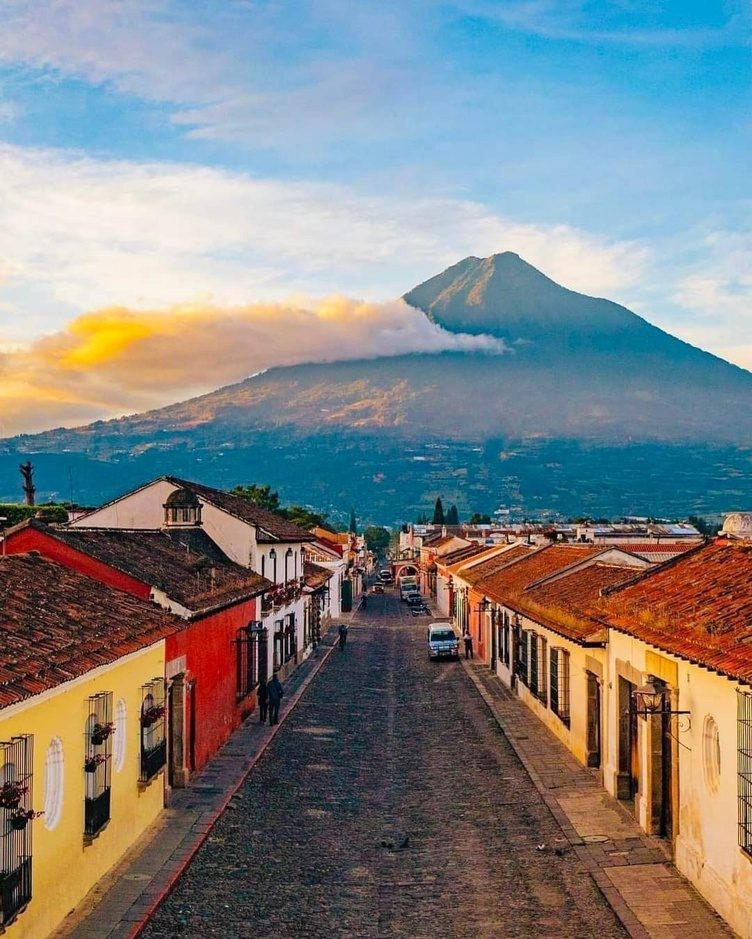
#> input picture volcan_agua.jpeg, 752 x 939 px, shrunk from 1080 x 1349 before the run
$ jupyter execute --allow-errors 22003085_LuisTun_Laboratorio1.ipynb
#> lines starting #> are read from the running program, lines starting #| are printed output that depends on the picture
### Problema 1

[cell 1]
# Cargar librerías
import cv2
import numpy as np
import matplotlib.pyplot as plt

[cell 2]
def filtrar_canales(imagen, color):
    # Leer la imagen
#> called with imagen = 'volcan_agua.jpeg', color = 30
    img = cv2.imread(imagen)
#> img is the input picture: shape (939, 752, 3); mean B, G, R 130.5, 130.5, 126.8

    # Conversión de formato BGR a RGB
    img = cv2.cvtColor(img, cv2.COLOR_BGR2RGB)

    # Crear una máscara de ceros con la misma forma que la imagen
    img_salida = np.zeros_like(img)

    # Aplicar el filtro basado en el valor de 'color'
    if color == 1:
        img_salida[:, :, 2] = img[:, :, 2]  # Solo canal azul
    elif color == 2:
        img_salida[:, :, 1] = img[:, :, 1]  # Solo canal verde
    elif color == 3:
        img_salida[:, :, 0] = img[:, :, 0]  # Solo canal rojo
    elif color == 10:
        img_salida[:, :, 0] = img[:, :, 0]  # Canal rojo
        img_salida[:, :, 1] = img[:, :, 1]  # Canal verde
    elif color == 20:
        img_salida[:, :, 1] = img[:, :, 1]  # Canal verde
        img_salida[:, :, 2] = img[:, :, 2]  # Canal azul
    elif color == 30:
        img_salida[:, :, 0] = img[:, :, 0]  # Canal rojo
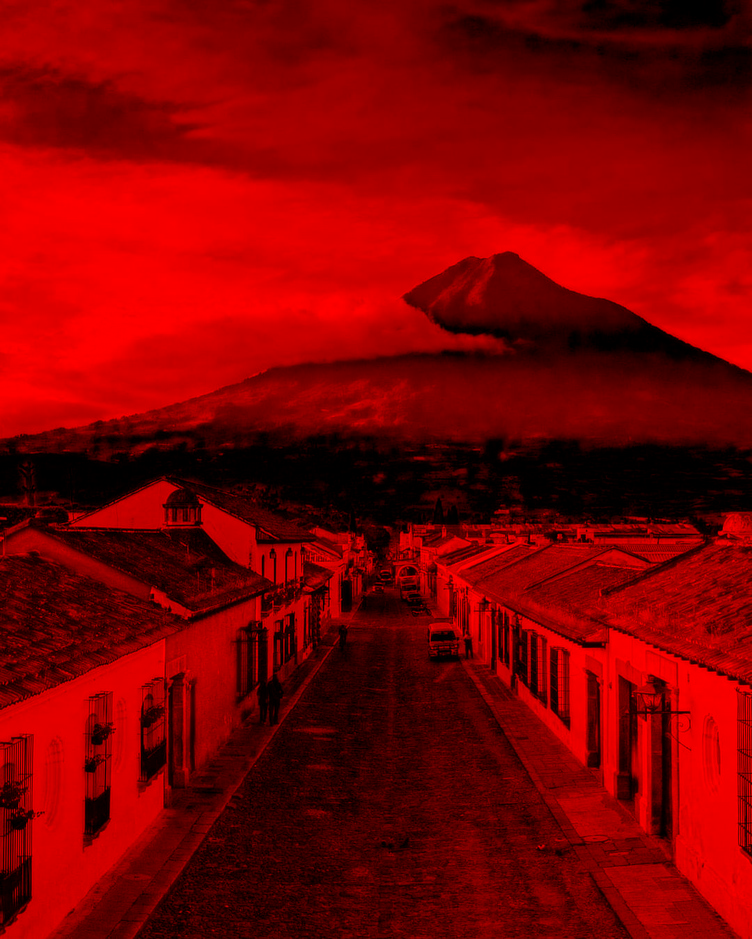
#> img_salida: shape (939, 752, 3); mean R, G, B 126.8, 0, 0
        img_salida[:, :, 2] = img[:, :, 2]  # Canal azul
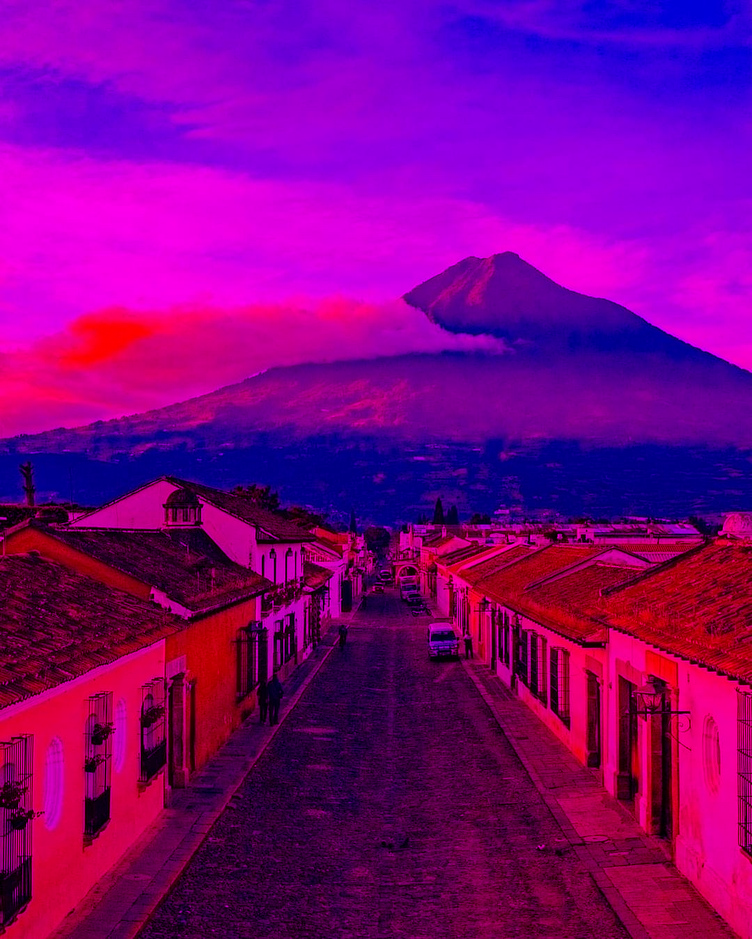
#> img_salida: shape (939, 752, 3); mean R, G, B 126.8, 0, 130.5
    else:
        raise ValueError("Color no válido. Debe ser uno de los siguientes valores: 1, 2, 3, 10, 20, 30.")

    # Visualización de la salida
    plt.imshow(img_salida)
    plt.axis('off')  # Ocultar los ejes
    plt.show()

[cell 3]
# Ejemplo de uso de la función

img_result = filtrar_canales("volcan_agua.jpeg", 30)

### Problema 2

[cell 4]
def reconstruir_imagen_a_color(imagen1_path, imagen2_path, imagen3_path):
    # Leer las tres imágenes en escala de grises
#> called with imagen1_path = 'imagen1/imagen1_salida_gray_azul.jpg', imagen2_path = 'imagen1/imagen1_salida_gray_verde.jpg', imagen3_path = 'imagen1/imagen1_salida_gray_rojo.jpg'
    img1 = cv2.imread(imagen1_path, cv2.IMREAD_GRAYSCALE)
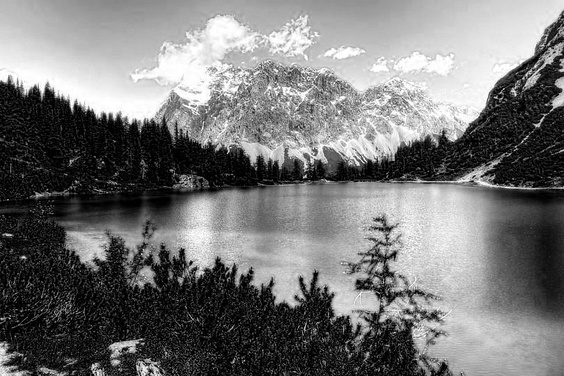
#> input picture imagen1/imagen1_salida_gray_azul.jpg, 564 x 376 px, shrunk from 810 x 540 before the run
#> img1 is the input picture: shape (376, 564); min 0, max 255, mean 118.2
    img2 = cv2.imread(imagen2_path, cv2.IMREAD_GRAYSCALE)
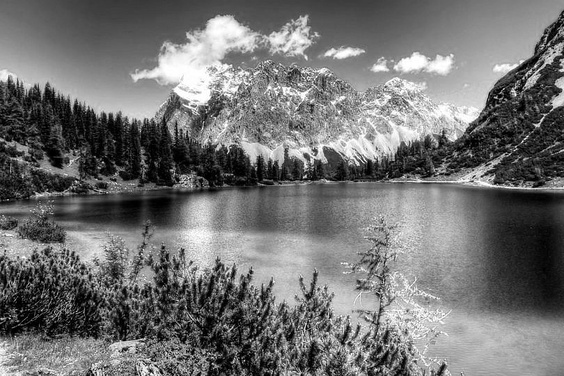
#> input picture imagen1/imagen1_salida_gray_verde.jpg, 564 x 376 px, shrunk from 810 x 540 before the run
#> img2 is the input picture: shape (376, 564); min 0, max 255, mean 113.9
    img3 = cv2.imread(imagen3_path, cv2.IMREAD_GRAYSCALE)
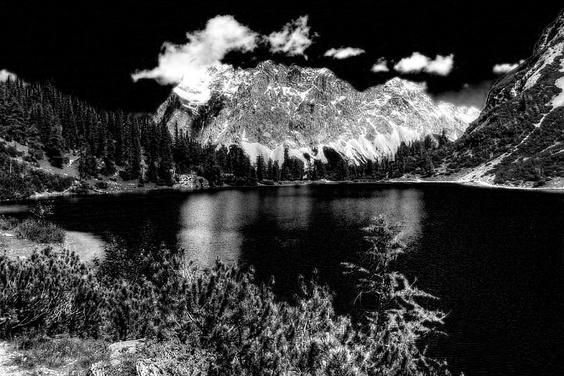
#> input picture imagen1/imagen1_salida_gray_rojo.jpg, 564 x 376 px, shrunk from 810 x 540 before the run
#> img3 is the input picture: shape (376, 564); min 0, max 255, mean 57.6

    if img1 is None or img2 is None or img3 is None:
        raise ValueError("No se pudo leer una o más de las imágenes proporcionadas.")

    # Verificar que las tres imágenes tengan las mismas dimensiones
    if img1.shape != img2.shape or img2.shape != img3.shape:
        raise ValueError("Las tres imágenes deben tener las mismas dimensiones.")

    # Crear una imagen en color vacía con las mismas dimensiones
    img_color = np.zeros((img1.shape[0], img1.shape[1], 3), dtype=np.uint8)

    # Asignar cada imagen a un canal de color (R, G, B)
    img_color[:, :, 0] = img1  # Canal azul
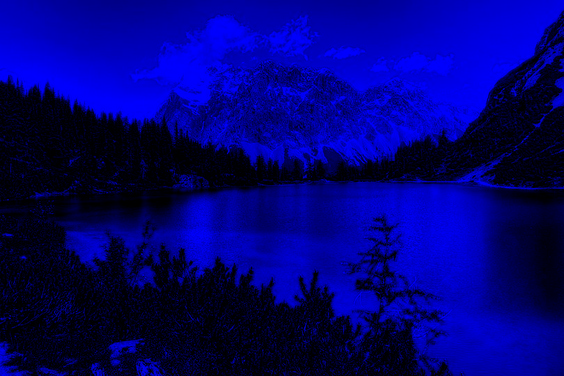
#> img_color: shape (376, 564, 3); mean of channels 0, 1, 2 118.2, 0, 0; drawn as B, G, R
    img_color[:, :, 1] = img2  # Canal verde
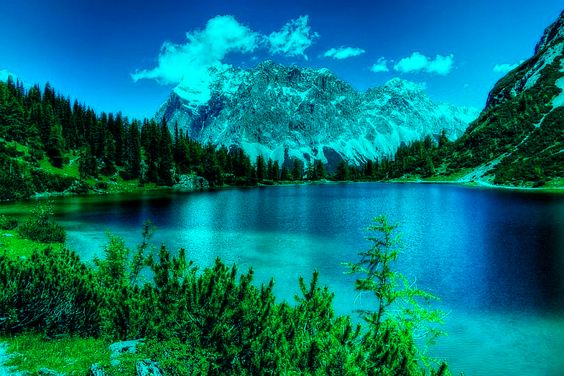
#> img_color: shape (376, 564, 3); mean of channels 0, 1, 2 118.2, 113.9, 0; drawn as B, G, R
    img_color[:, :, 2] = img3  # Canal rojo
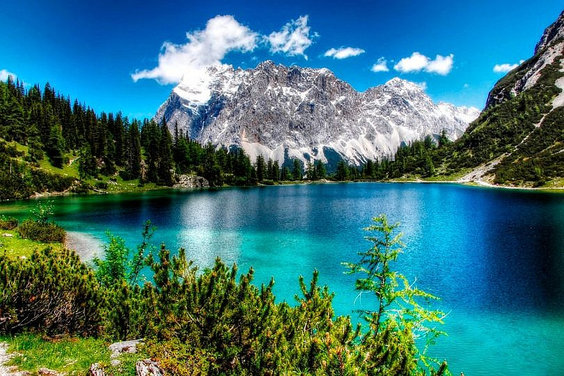
#> img_color: shape (376, 564, 3); mean of channels 0, 1, 2 118.2, 113.9, 57.6; drawn as B, G, R

    # Mostrar la imagen reconstruida
    plt.imshow(cv2.cvtColor(img_color, cv2.COLOR_BGR2RGB))
    plt.axis('off')  # Ocultar los ejes
    plt.show()

    return img_color

[cell 5]
# Reconstrucción imagen1
img_color = reconstruir_imagen_a_color("imagen1/imagen1_salida_gray_azul.jpg", "imagen1/imagen1_salida_gray_verde.jpg", "imagen1/imagen1_salida_gray_rojo.jpg")

#> (a cell that did not finish here is left out)

#> call 2 of reconstruir_imagen_a_color, with imagen1_path = 'imagen2/imagen2_salida_gray_azul.jpg', imagen2_path = 'imagen2/imagen2_salida_gray_verde.jpg', imagen3_path = 'imagen2/imagen2_salida_gray_rojo.jpg'
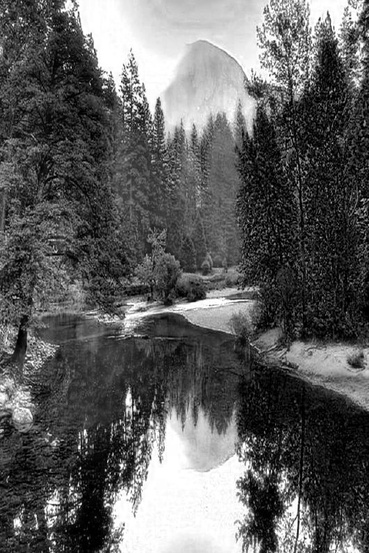
#> input picture imagen2/imagen2_salida_gray_azul.jpg, 369 x 553 px, shrunk from 530 x 795 before the run
#> in reconstruir_imagen_a_color, img1 is the input picture: shape (553, 369); min 0, max 255, mean 95.1
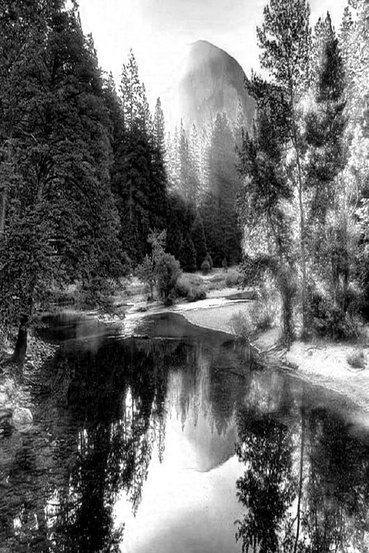
#> input picture imagen2/imagen2_salida_gray_rojo.jpg, 369 x 553 px, shrunk from 530 x 795 before the run
#> in reconstruir_imagen_a_color, img3 is the input picture: shape (553, 369); min 0, max 255, mean 106.4

#> (a cell that did not finish here is left out)
